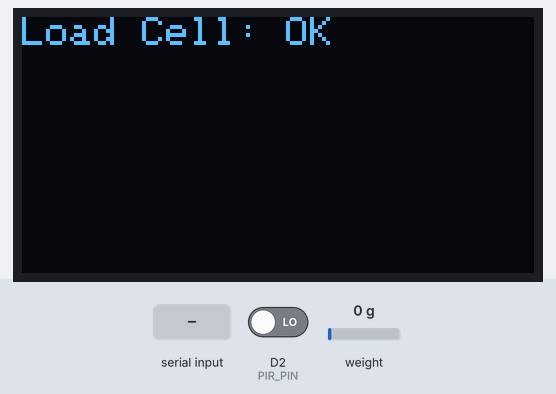
This sketch was run on a simulated ESP8266 (NodeMCU). Shown: 128×64 one-colour display. Inputs (shaded band) come from the test bench; at power-on: D2 (PIR_PIN) LOW, weight on the scale 0 g. The local clock reads 2024-03-15 10:24:30 at power-on unless the sketch sets it; what the sketch prints to the serial monitor is not drawn.

Above: at 2.1 s.
At 5.9 s:
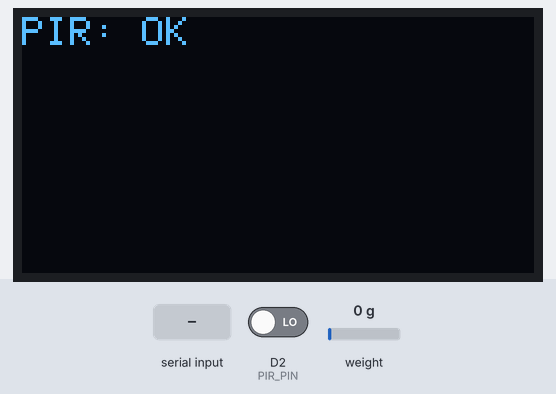
6.0 s: "Morning\n" received over Serial
7.5 s: "Afternoon\n" received over Serial
9.0 s: "Night\n" received over Serial
At 9.4 s:
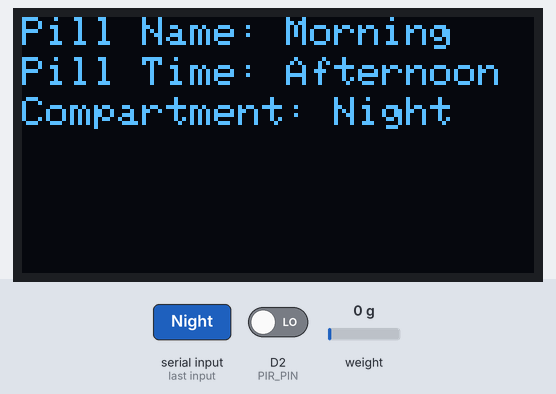
At 9.9 s:
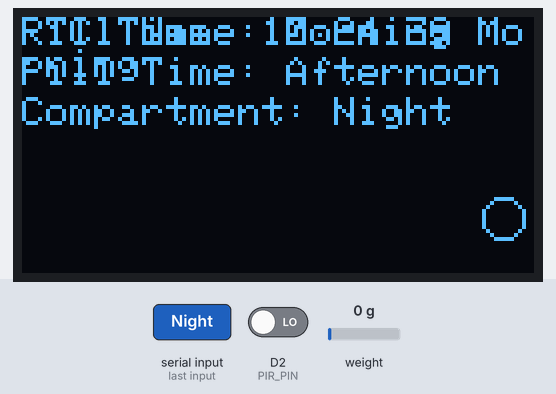
14.1 s: D2 (PIR_PIN) driven HIGH
Timing chart, 0 to 17.1 s (numbered marks = the images above; inputs shaded):
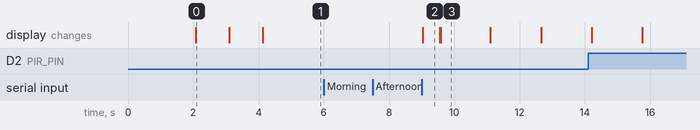

The sketch:

FINALCODESTATUSCHECK.ino
```cpp
#include <Wire.h>
#include <Adafruit_SSD1306.h>
#include <HX711.h>
#include <RTClib.h>

// OLED setup
#define SCREEN_WIDTH 128
#define SCREEN_HEIGHT 64
#define OLED_RESET -1
Adafruit_SSD1306 display(SCREEN_WIDTH, SCREEN_HEIGHT, &Wire, OLED_RESET);

// Load Cell setup
#define LOADCELL_DOUT_PIN D4
#define LOADCELL_SCK_PIN D3
HX711 scale;

// RTC setup
RTC_DS3231 rtc;

// PIR sensor setup
#define PIR_PIN D2

// Variables
float previousWeight = 0;
bool pillTaken = false;

// User input variables
String pillName = "";
String pillTime = "";  // Morning, Afternoon, or Night
String compartmentNumber = "";

void setup() {
  Serial.begin(115200);

  // Initialize OLED
  if (!display.begin(SSD1306_SWITCHCAPVCC, 0x57)) {
    Serial.println(F("OLED initialization failed"));
    for(;;);
  }
  display.clearDisplay();
  display.setTextSize(1);
  display.setTextColor(SSD1306_WHITE);
  display.setCursor(0, 0);
  display.print("OLED: OK");
  display.display();
  delay(1000);

  // Initialize Load Cell
  scale.begin(LOADCELL_DOUT_PIN, LOADCELL_SCK_PIN);
  if (!scale.is_ready()) {
    Serial.println("Load cell initialization failed");
  } else {
    scale.tare(); // Reset the load cell (important for accurate readings)
    Serial.println("Load Cell: OK");
    display.clearDisplay();
    display.setCursor(0, 0);
    display.print("Load Cell: OK");
    display.display();
    delay(1000);
  }

  // Initialize RTC
  if (!rtc.begin()) {
    Serial.println("RTC initialization failed");
    display.clearDisplay();
    display.setCursor(0, 0);
    display.print("RTC Failed");
    display.display();
    delay(1000);
  } else {
    Serial.println("RTC: OK");
    display.clearDisplay();
    display.setCursor(0, 0);
    display.print("RTC: OK");
    display.display();
    delay(1000);
  }

  // PIR sensor setup
  pinMode(PIR_PIN, INPUT);
  Serial.println("PIR Sensor: OK");
  display.clearDisplay();
  display.setCursor(0, 0);
  display.print("PIR: OK");
  display.display();
  delay(1000);

  // Ask for user inputs via Serial Monitor
  Serial.println("Enter the Pill Name:");
  while (pillName == "") {
    if (Serial.available() > 0) {
      pillName = Serial.readStringUntil('\n');
      pillName.trim(); // Remove any unwanted whitespace
      Serial.print("Pill Name: ");
      Serial.println(pillName);
    }
  }

  Serial.println("Enter the Pill Taking Time (Morning, Afternoon, Night):");
  while (pillTime == "") {
    if (Serial.available() > 0) {
      pillTime = Serial.readStringUntil('\n');
      pillTime.trim(); // Remove any unwanted whitespace
      Serial.print("Pill Taking Time: ");
      Serial.println(pillTime);
    }
  }

  Serial.println("Enter the Compartment Number (e.g., 1, 2, etc.):");
  while (compartmentNumber == "") {
    if (Serial.available() > 0) {
      compartmentNumber = Serial.readStringUntil('\n');
      compartmentNumber.trim(); // Remove any unwanted whitespace
      Serial.print("Compartment Number: ");
      Serial.println(compartmentNumber);
    }
  }

  // Display input on OLED
  display.clearDisplay();
  display.setCursor(0, 0);
  display.print("Pill Name: ");
  display.print(pillName);
  display.setCursor(0, 10);
  display.print("Pill Time: ");
  display.print(pillTime);
  display.setCursor(0, 20);
  display.print("Compartment: ");
  display.print(compartmentNumber);
  display.display();
}

void loop() {
  // Check Load Cell weight
  if (scale.is_ready()) {
    float currentWeight = scale.get_units(5); // Average over 5 readings
    Serial.print("Weight: ");
    Serial.print(currentWeight);
    Serial.println(" kg");

    // Check if the weight has decreased
    if (currentWeight < previousWeight) {
      pillTaken = true;
    }

    previousWeight = currentWeight;  // Update the previous weight for next loop
  } else {
    Serial.println("Load Cell not ready");
  }

  // Get RTC time
  DateTime now = rtc.now();
  Serial.print("RTC Time: ");
  Serial.print(now.hour(), DEC);
  Serial.print(' ');
  Serial.print(now.minute(), DEC);
  Serial.print(' ');
  Serial.print(now.second(), DEC);
  Serial.println();

  // Determine time of day: Morning (6:00-11:59), Afternoon (12:00-17:59), Night (18:00-5:59)
  String timeOfDay = "Night";
  if (now.hour() >= 6 && now.hour() < 12) {
    timeOfDay = "Morning";
  } else if (now.hour() >= 12 && now.hour() < 18) {
    timeOfDay = "Afternoon";
  }

  // Update OLED with RTC time and time of day
  display.setCursor(0, 0);
  display.print("RTC Time: ");
  display.print(now.hour() < 10 ? "0" : "");
  display.print(now.hour());
  display.print(':');
  display.print(now.minute() < 10 ? "0" : "");
  display.print(now.minute());
  display.print(':');
  display.print(now.second() < 10 ? "0" : "");
  display.print(now.second());
  display.print(" ");
  display.print(timeOfDay);
  display.display();

  // Check PIR Sensor for motion
  int pirValue = digitalRead(PIR_PIN);
  display.setCursor(0, 32);  // Move to next line for PIR sensor status
  bool motionDetected = (pirValue == HIGH);
  if (motionDetected) {
    Serial.println("PIR: Motion detected!");
  } else {
    Serial.println("PIR: No motion");
  }

  // Check if pill taking time matches with current time of day
  bool timeMatches = false;
  if ((pillTime == "Morning" && timeOfDay == "Morning") ||
      (pillTime == "Afternoon" && timeOfDay == "Afternoon") ||
      (pillTime == "Night" && timeOfDay == "Night")) {
    timeMatches = true;
  }

  // Display Pill Taken or Not based on conditions
  display.setCursor(0, 48);  // Move to the next line for Pill status
  if (pillTaken && motionDetected && timeMatches) {
    display.fillCircle(120, 50, 5, SSD1306_WHITE);  // Filled circle
    Serial.println("Pill Taken");
  } else {
    display.drawCircle(120, 50, 5, SSD1306_WHITE);  // Unfilled circle
    Serial.println("Pill Not Taken");
  }

  display.display();

  delay(1000); // Wait 1 second before re-testing
}
```

Measured:
- after the input at 6.0 s, every drawn part: stays the same
- after the input at 7.5 s, every drawn part: stays the same
- after the input at 9.0 s, the display: changes at once (image 2)
- what the display in image 0 shows lasts 1.0 s, from 2.1 s to 3.1 s
- what the display in image 2 shows lasts 0.6 s, from 9.0 s to 9.6 s
